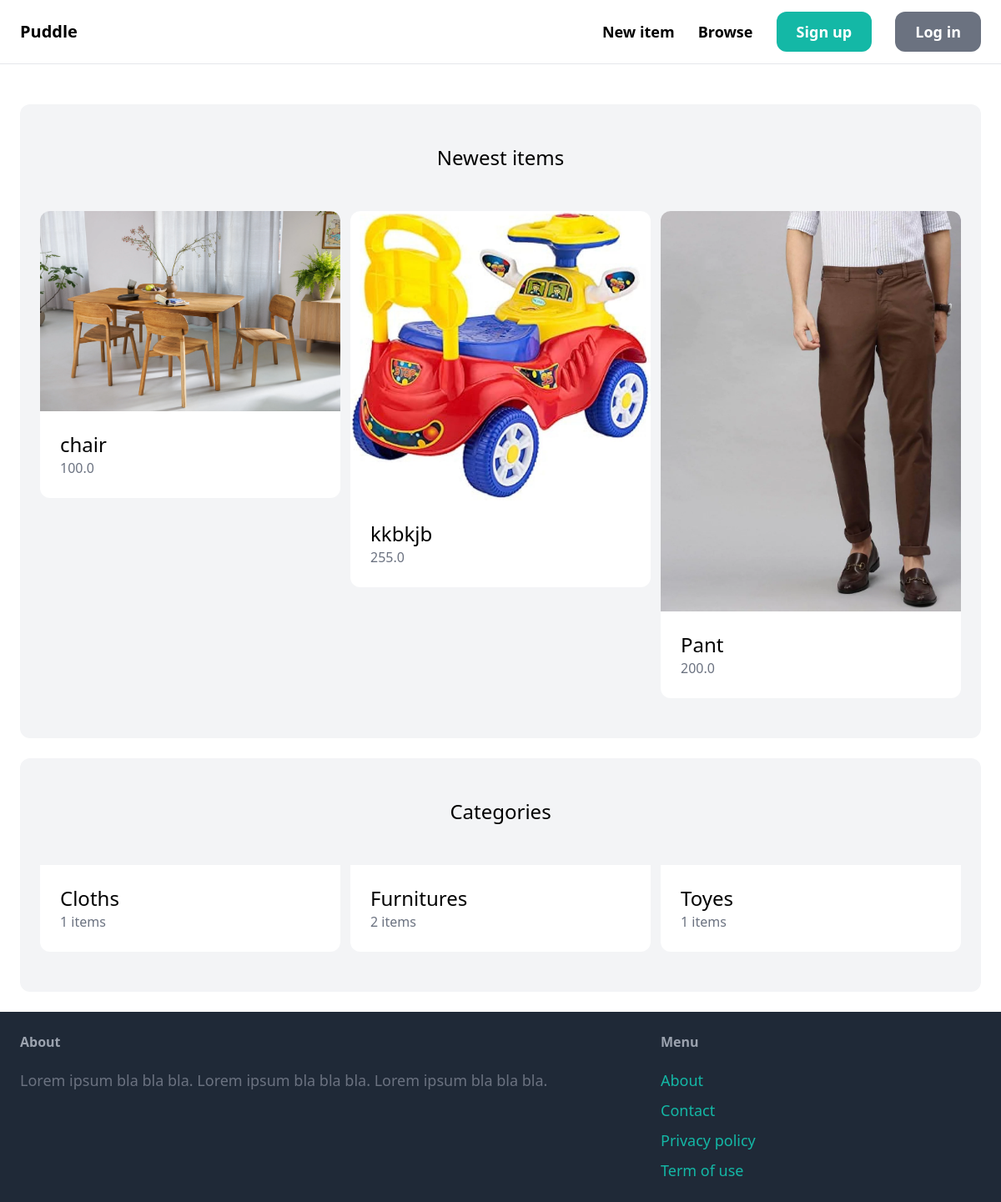
The page / on the database its author committed.
### item/models.py (models this page shows, shortened)
class Item(models.Model):
     category=models.ForeignKey(Category,related_name='items',on_delete=models.CASCADE)
     name=models.CharField(max_length=255)
     description=models.TextField(blank=True,null=True)
     price=models.FloatField()
     image=models.ImageField(upload_to='item_images', blank=True, null=True)
     is_sold=models.BooleanField(default=False)
     stocked_by=models.ForeignKey(User,related_name='items',on_delete=models.CASCADE)
     stocked_at=models.DateField(auto_now_add=True)

class Category(models.Model):
    name=models.CharField(max_length=255)
    class Meta:
        ordering=('name',)
        verbose_name_plural="Categories"

### core/views.py (the view)
# urls.py: path('', views.index, name='index'),
def index(request):
    items=Item.objects.filter(is_sold=False) [0:6]
    categories=Category.objects.all()
    return render(request, 'core/index.html', {
       'categories':categories,
       'items':items,
    })

### core/templates/core/index.html (shortened to what this page needs)
{% extends 'core/base.html' %}
{% block content %}
   <div class="mt-6 px-6 py-12 bg-gray-100 rounded-xl">
       <h2 class="mb-12 text-2xl text-center">Newest items</h2>
       <div class="grid grid-cols-3 gap-3">
         {% for item in items %}
           <div>
             <a href="{% url 'item:detail' item.id %}">
                <div>
                    <img src="{{item.image.url}}" class="rounded-t-xl">
                </div>
                <div class="p-6 bg-white rounded-b-xl">
                  <h2 class="text-2xl">{{item.name}}</h2>
                  <p class="text-gray-500">{{item.price}}</p>
                </div>
             </a>
           </div>
         {% endfor %}
       </div>
   </div>
   <div class="mt-6 px-6 py-12 bg-gray-100 rounded-xl">
    <h2 class="mb-12 text-2xl text-center">Categories</h2>
    <div class="grid grid-cols-3 gap-3">
      {% for category in categories %}
        <div>
          <a href="#">
             <div class="p-6 bg-white rounded-b-xl">
               <h2 class="text-2xl">{{category.name}}</h2>
               <p class="text-gray-500">{{category.items.count}} items</p>
             </div>
          </a>
        </div>
      {% endfor %}
    </div>
</div>
{% endblock %}

### core/templates/core/base.html (shortened to what this page needs)
<!doctype html>
<html>
    <head>
        <script src="https://cdn.tailwindcss.com"></script>
    </head>
    <body>
        <nav class="py-6 px-6 flex justify-between items-center border-b border-gray-200">
            <a href="/" class="text-xl font-semibold">Puddle</a>
            <div class="space-x-6">
                <a href=" {% url 'item:new' %}" class="text-lg font-semibold hover:text-gray-500">New item</a>
                <a href="{% url 'item:items' %}" class="text-lg font-semibold hover:text-gray-500">Browse</a>
                {% if request.user.is_authenticated %}
                    <a href="{% url 'conversation:inbox' %}" class="px-6 py-3 text-lg font-semibold bg-teal-500 text-white rounded-xl hover:bg-teal-700">Inbox</a>
                    <a href="{% url 'dashboard:index' %}" class="px-6 py-3 text-lg font-semibold bg-gray-500 text-white rounded-xl hover:bg-gray-700">Dashboard</a>
                {% else %}
                    <a href="{% url 'core:signup' %}" class="px-6 py-3 text-lg font-semibold bg-teal-500 text-white rounded-xl hover:bg-teal-700">Sign up</a>
                    <a href="{% url 'core:login' %}" class="px-6 py-3 text-lg font-semibold bg-gray-500 text-white rounded-xl hover:bg-gray-700">Log in</a>
                {% endif %}
            </div>
        </nav>
        <div class="px-6 py-6">
            {% block content %}
            {% endblock %}
        </div>
        <footer class="py-6 px-6 flex justify-between bg-gray-800">
            <div class="w-2/3 pr-10">
                <h3 class="mb-5 font-semibold text-gray-400">About</h3>
                <p class="text-lg text-gray-500">Lorem ipsum bla bla bla. Lorem ipsum bla bla bla. Lorem ipsum bla bla bla.</p>
            </div>
            <div class="w-1/3">
                <h3 class="mb-5 font-semibold text-gray-400">Menu</h3>
                <ul class="space-y-2">
                    <li><a href="#" class="text-lg text-teal-500 hover:text-teal-700">About</a></li>
                    <li><a href="" class="text-lg text-teal-500 hover:text-teal-700">Contact</a></li>
                    <li><a href="#" class="text-lg text-teal-500 hover:text-teal-700">Privacy policy</a></li>
                    <li><a href="#" class="text-lg text-teal-500 hover:text-teal-700">Term of use</a></li>
                </ul>
            </div>
        </footer>
    </body>
</html>

### rows shown on the page
Item: image (picture), name "chair", price "100.0"
Item: image (picture), name "kkbkjb", price "255.0"
Item: image (picture), name "Pant", price "200.0"
Category: name "Cloths", items.count "1"
Category: name "Furnitures", items.count "2"
Category: name "Toyes", items.count "1"
